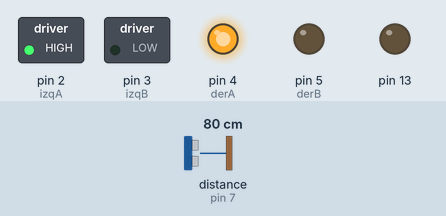
Simulated run of this sketch. Board: Arduino Uno, built with avr-gcc and run on an emulated ATmega328P. Shown: switched loads named in the sketch (green lamp = pin HIGH), output pins drawn as LEDs (lit = HIGH). Wiring (inferred from the names in the program): ultrasonic range finder: trigger pin 6; echo pin 7. Dashed ring = blinking. The test bench sets the inputs (shaded band); at power-on: distance to the obstacle (sensor on pin 7) 80 cm. The echo pulse lasts 58.3 µs per cm; random numbers use the default seed unless the sketch sets one; pins used as bus, display or sensor lines are not drawn.

Above: at 1.2 s.
1.3 s: distance to the obstacle (sensor on pin 7) set to 18 cm
2.8 s: distance to the obstacle (sensor on pin 7) set to 15 cm
At 3.6 s:
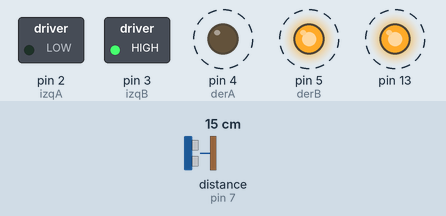
5.8 s: distance to the obstacle (sensor on pin 7) set to 2 cm
8.7 s: distance to the obstacle (sensor on pin 7) set to 4 cm
At 10.0 s:
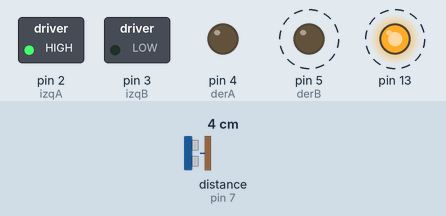
11.7 s: distance to the obstacle (sensor on pin 7) set to 35 cm
At 13.5 s:
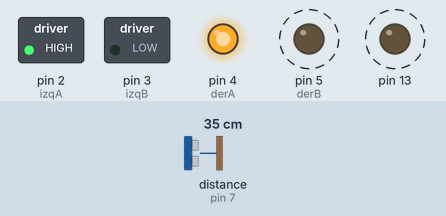
Timing chart, 0 to 15.0 s (numbered marks = the images above; inputs shaded):
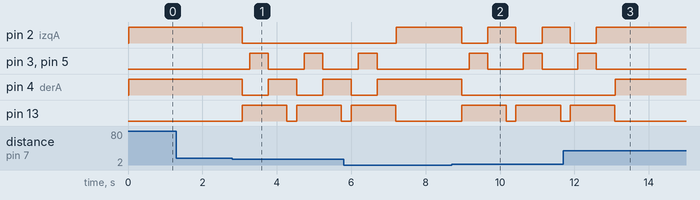

Measured:
- the behaviour switches between 17 and 16 cm on distance to the obstacle (sensor on pin 7) (found by bisection; images 0 and 1)
- after the input at 1.3 s, every drawn part: stays the same
- after the input at 2.8 s, pin 2 (izqA): HIGH → LOW after 0.27 s; pin 3 (izqB), pin 5 (derB): alternates HIGH for 0.50 s and LOW for 0.96 s, starting after 0.47 s; pin 4 (derA): alternates HIGH for 0.76 s and LOW for 0.70 s, starting after 0.27 s; pin 13: alternates HIGH for 1.2 s and LOW for 0.26 s, starting after 0.27 s
- after the input at 8.7 s, pin 2 (izqA): alternates HIGH for 0.76 s and LOW for 0.70 s, starting after 0.27 s; pin 3 (izqB), pin 5 (derB): alternates HIGH for 0.50 s and LOW for 0.96 s, starting after 0.47 s; pin 4 (derA): HIGH → LOW after 0.27 s; pin 13: alternates HIGH for 1.2 s and LOW for 0.26 s, starting after 0.27 s
- after the input at 11.7 s, pin 4 (derA): LOW → HIGH after 1.4 s

The sketch:

distancia_v4.ino
```cpp
int aleatorio=0;//Variable para guardar un valor aleatorio.
#define izqA 2
#define izqB 3
#define derA 4
#define derB 5
#define pecho 7            // define el pin 7 como (pecho) para el Ultrasonido
#define ptrig 6            // define el pin 6 como (ptrig) para el Ultrasonido
#define distanciaparar 15
#define vel 255            // Velocidad de los motores (0-255)
int duracion, distancia;  // para Calcular distacia

void setup()  {

  pinMode(derA, OUTPUT);
  pinMode(derB, OUTPUT);
  pinMode(izqA, OUTPUT);
  pinMode(izqB, OUTPUT);

  pinMode(pecho, INPUT);   // define el pin 2 como entrada (pecho)
  pinMode(ptrig,OUTPUT);   // define el pin 3 como salida  (ptrig)
  pinMode(13,OUTPUT);
}

void loop()  {
     digitalWrite(ptrig, HIGH);   // genera el pulso de trigger por 10us
     delay(0.01);
     digitalWrite(ptrig, LOW);

     duracion = pulseIn(pecho, HIGH);          // Lee el tiempo del Echo
     distancia = (duracion/2) / 29;            // calcula la distancia en centimetros
     delay(10);

     if (distancia <= distanciaparar && distancia >=2){    // si la distancia es menor de 15cm
       delay(250);
       aleatorio=random (2);//Funcion aleatoria para hacer que el robot no gire siempre en el mismo sentido.
        digitalWrite(13,HIGH);                 // Enciende LED

        analogWrite(derB, 0);             // Parar los motores por 200 mili segundos
        analogWrite(izqB, 0);
        analogWrite(derA, 0);
        analogWrite(izqA, 0);
        delay (200);

        analogWrite(derB, vel);          // Reversa durante 500 mili segundos
        analogWrite(izqB, vel);
        delay(500);

       if(aleatorio==0){//Si la variable aleatorio vale 0 entra en este bucle.
         analogWrite(derB, 0);   //gira derecha
         analogWrite(izqB, 0);
         analogWrite(derA, 0);
         analogWrite(izqA, vel);
       delay(500);}
       if (aleatorio==1){//Si la variable aleatorio vale 1 entra en este bucle.
         analogWrite(derB, 0);   //gira izquierda
         analogWrite(izqB, 0);
         analogWrite(derA, vel);
         analogWrite(izqA, 0);
       delay(500); }
        digitalWrite(13,LOW);
     }
     else{                             // Si no hay obstaculos se desplaza al frente
         analogWrite(derB, 0);
         analogWrite(izqB, 0);
         analogWrite(derA, vel);
         analogWrite(izqA, vel);
     }


}
```
